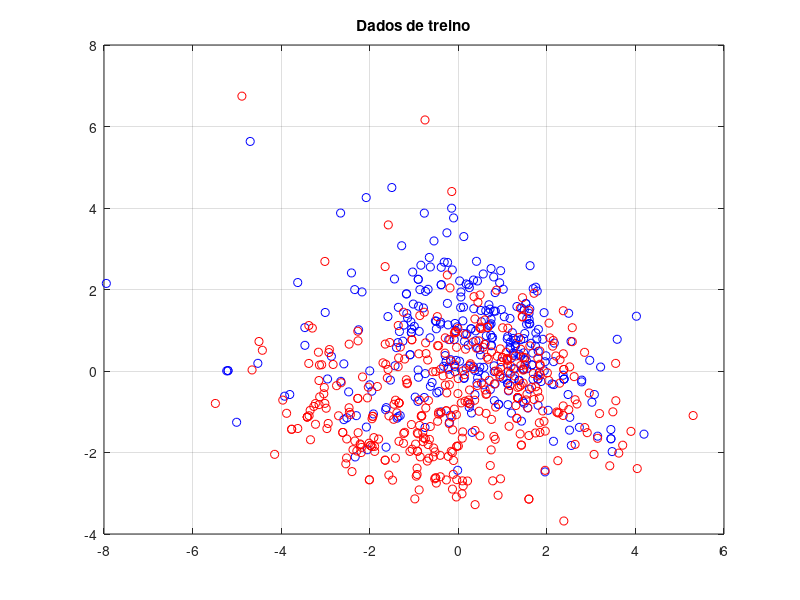

This chart was generated by the following MATLAB code: (Note: this script raises an error after producing the figure.)
clear all;
dataset = dlmread('vinhoVermelho.csv', sep=",");
hiper_K = 4;
hiper_P = 2;
hiper_tam_treino = 2/3;
X = dataset(:, 1:end-1);
Y = dataset(:, end);
tam_treino1 = int32(hiper_tam_treino * length(X));
tam_teste = length(X) - tam_treino1;
tam_treino = int32(hiper_tam_treino * tam_treino1);
tam_validacao = tam_treino1 - tam_treino;
X = (X - mean(X)) ./ std(X);
r = randperm(length(X));
X_train = X(r(1:tam_treino), :);
Y_train = Y(r(1:tam_treino), :);
X_train_validation = X(r(tam_treino+1:tam_validacao+tam_treino), :);
Y_train_validation = Y(r(tam_treino+1:tam_validacao+tam_treino), :);
X_test = X(r(tam_validacao+tam_treino+1:end), :);
Y_test = Y(r(tam_validacao+tam_treino+1:end), :);
[autovetores, autovalores] = eig(cov(X_train));
autovalores = diag(autovalores);
[autovalores, indice] = sort(autovalores, 'descend');
autovetores = autovetores(:, indice(1:2));
X_train = X_train * autovetores;
X_train_validation = X_train_validation * autovetores;
X_test = X_test * autovetores;
primeiro = find( Y_train == 1);
segundo = find(Y_train == 2);

figure();plot(0,0);hold on;grid on;title('Dados de treino');
plot(X_train(primeiro, 1), X_train(primeiro, 2), 'bo');
plot(X_train(segundo, 1), X_train(segundo, 2), 'ro');

resultados = zeros(tam_validacao,1);
k = hiper_K;
p = hiper_P;

for i=1:tam_validacao
    %Passo 2:
    distancia = abs(X_train_validation(i,:) - X_train).^p;
    Lp = sum(distancia,2).^(1/p);
    [_, indices] = sort(Lp);

    %Passo 3:
    mais_prox = indices(1:k);

    %Passo 4:
    saidas = Y_train(mais_prox);
    votacao = mode(saidas);

    %Passo 5:
    resultados(i) = votacao;
end;

msg_resultados = sprintf('Resultados -- Acertos: %0.2f%%', sum(resultados == Y_train_validation)/double(tam_validacao)*100);
disp(msg_resultados);

acerto = sum(resultados == Y_train_validation)/double(tam_validacao)*100;
hora = now();
Ntreino = sprintf('resultadosVinhoVermelho/treino-%0.2f%%-%f.mat', acerto, hora);
Nvalidacao = sprintf('resultadosVinhoVermelho/validacao-%0.2f%%-%f.mat', acerto, hora);
Nteste = sprintf('resultadosVinhoVermelho/teste-%0.2f%%-%f.mat', acerto, hora);

dlmwrite(Ntreino, [X_train Y_train])
dlmwrite(Nvalidacao, [X_train_validation Y_train_validation])
dlmwrite(Nteste, [X_test Y_test])

teste_1 = find(Y_train_validation == 1);
teste_1 = [teste_1]
teste_2 = find(Y_train_validation == 2);
teste_2 = [teste_2]

resultado_1 = find(resultados == 1);
resultado_1 = [resultado_1]
resultado_2 = find(resultados ==  2);
resultado_2 = [resultado_2]

figure();
plot(0,0);hold on;grid on;title(msg_resultados);
plot( X_test(teste_1, 1), X_test(teste_1, 2), 'bo');
plot( X_test(teste_2, 1), X_test(teste_2, 2), 'ro');

plot( X_test(resultado_1, 1), X_test(resultado_1, 2), 'b.');
plot( X_test(resultado_2, 1), X_test(resultado_2, 2), 'r.');

